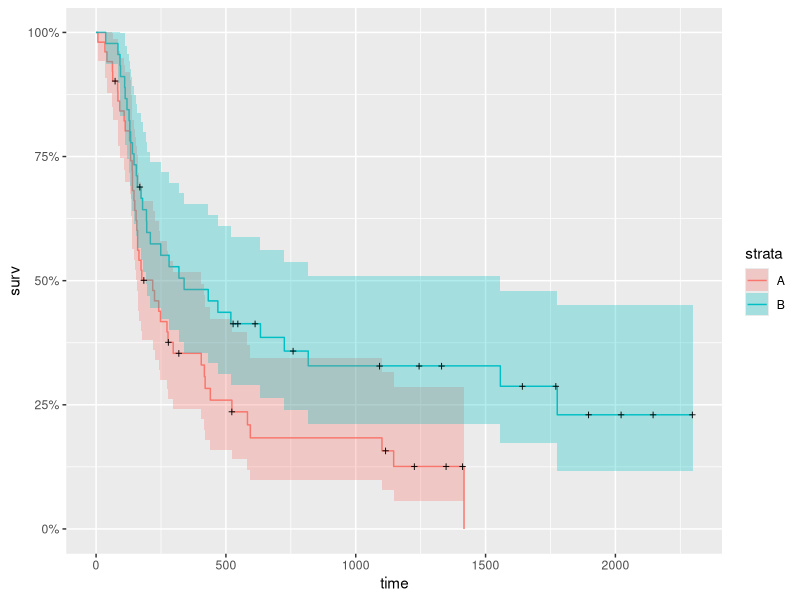
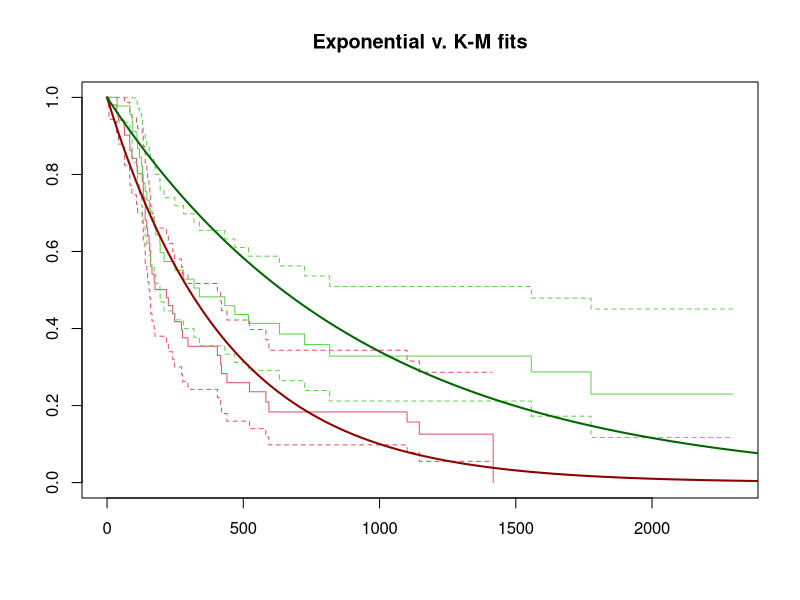
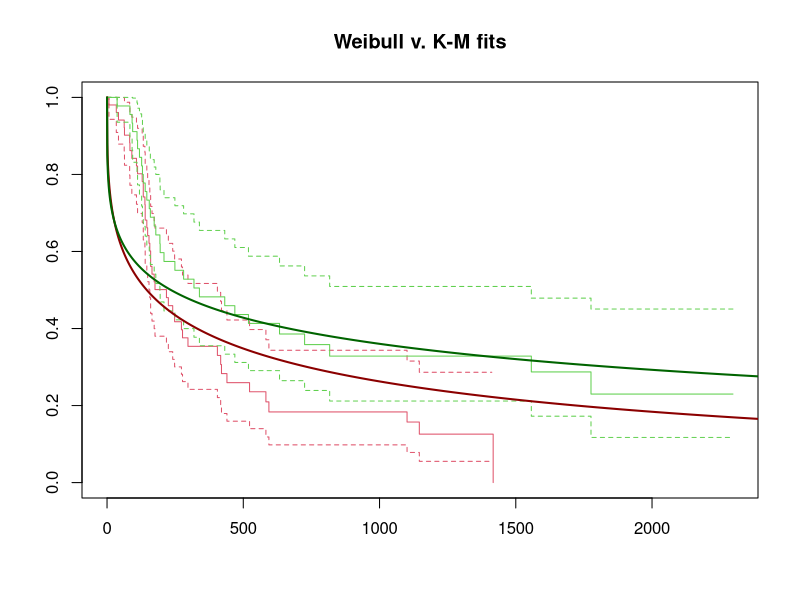

These charts were generated, in order, by the following R code:
## ---- chunk 1
knitr::opts_chunk$set(echo = TRUE)
## ---- chunk 2
library(readr)
cancer <- read_table2("cancer.txt")[,2:7]
## ---- chunk 3
library(ggfortify)
library(survival)
library(dplyr)
library(ggplot2)
autoplot(survfit(Surv(t,d)~arm,data=cancer),conf.int=TRUE,col=c(2,3),title="Kaplan-Meier estimates for cancer data")
## ---- chunk 4
cancer$arm<-factor(cancer$arm)
cancer0<-cancer%>%filter(cancer$arm=="A")
cancer1<-cancer%>%filter(cancer$arm=="B")
fit_exp<-survreg(Surv(t,d)~arm,data = cancer,dist = "exponential")
summary(fit_exp)
## ---- chunk 5
plot(survfit(Surv(t,d)~arm,data=cancer),conf.int=TRUE,col=c(2,3),main="Exponential v. K-M fits")
x <- seq(from=0,to=2500,by=1)
lines(x,1-pexp(x,exp(-coef(fit_exp)[1])),col="darkred",lwd=2)
lines(x,1-pexp(x,exp(-sum(coef(fit_exp)))),col="darkgreen",lwd=2)
## ---- chunk 6
fit_wei12<-survreg(Surv(t,d)~arm,data = cancer0,dist = "weibull")
fit_wei22<-survreg(Surv(t,d)~arm,data = cancer1,dist = "weibull")
gamma12=1/exp(fit_wei12$scale)
gamma22=1/exp(fit_wei22$scale)
plot(survfit(Surv(t,d)~arm,data=cancer),conf.int=TRUE,col=c(2,3),main="Weibull v. K-M fits")
x <- seq(from=0,to=2500,by=1)
lines(x,1-pweibull(x,gamma12,exp(coef(fit_wei12)[1])),col="darkred",lwd=2)
lines(x,1-pweibull(x,gamma22,exp(coef(fit_wei22)[1])),col="darkgreen",lwd=2)
1-pchisq(2*(fit_wei12$loglik[2]+fit_wei22$loglik[2]-fit_exp$loglik[2]),df=1)
